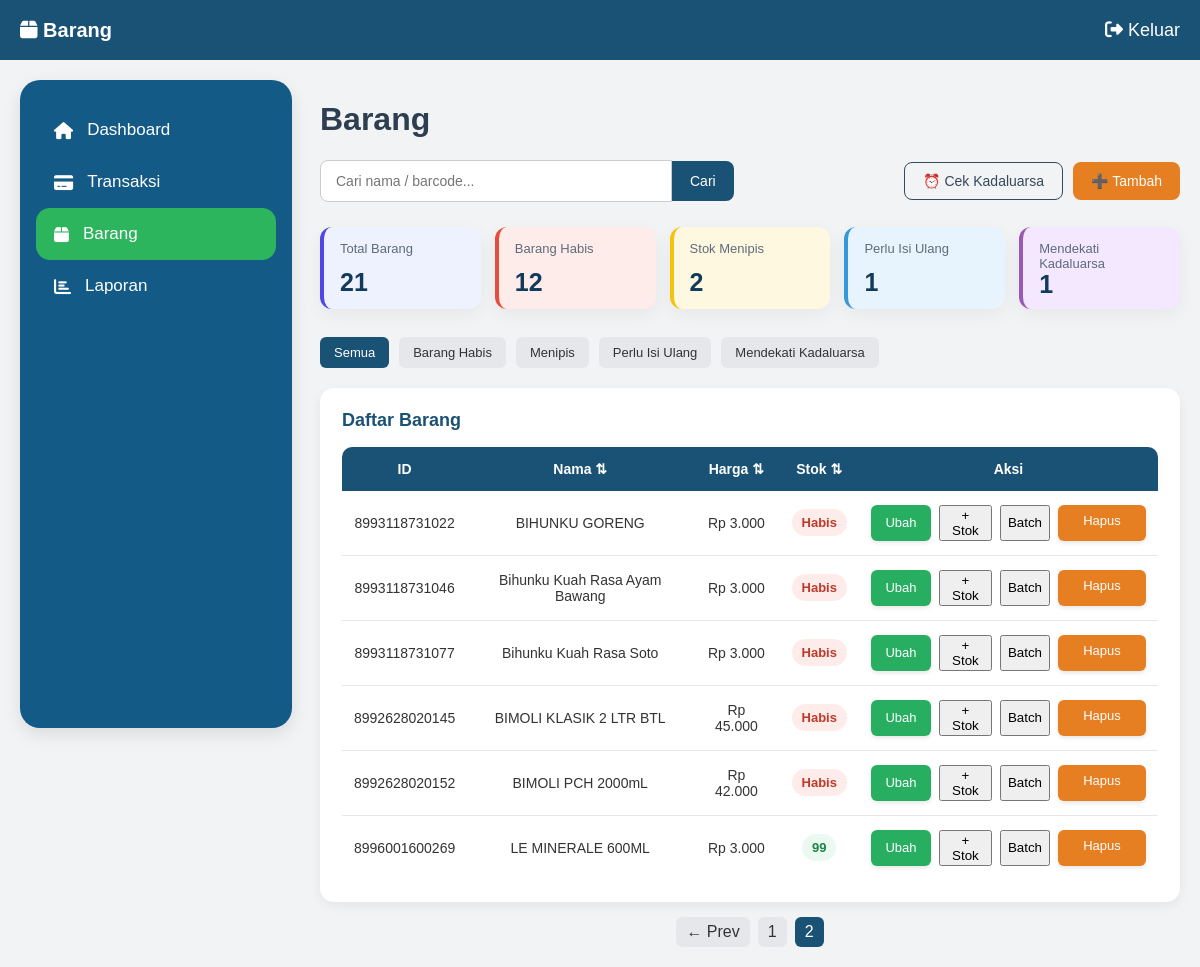
The app's page /barang?page=2&keyword= (signed in), older data.
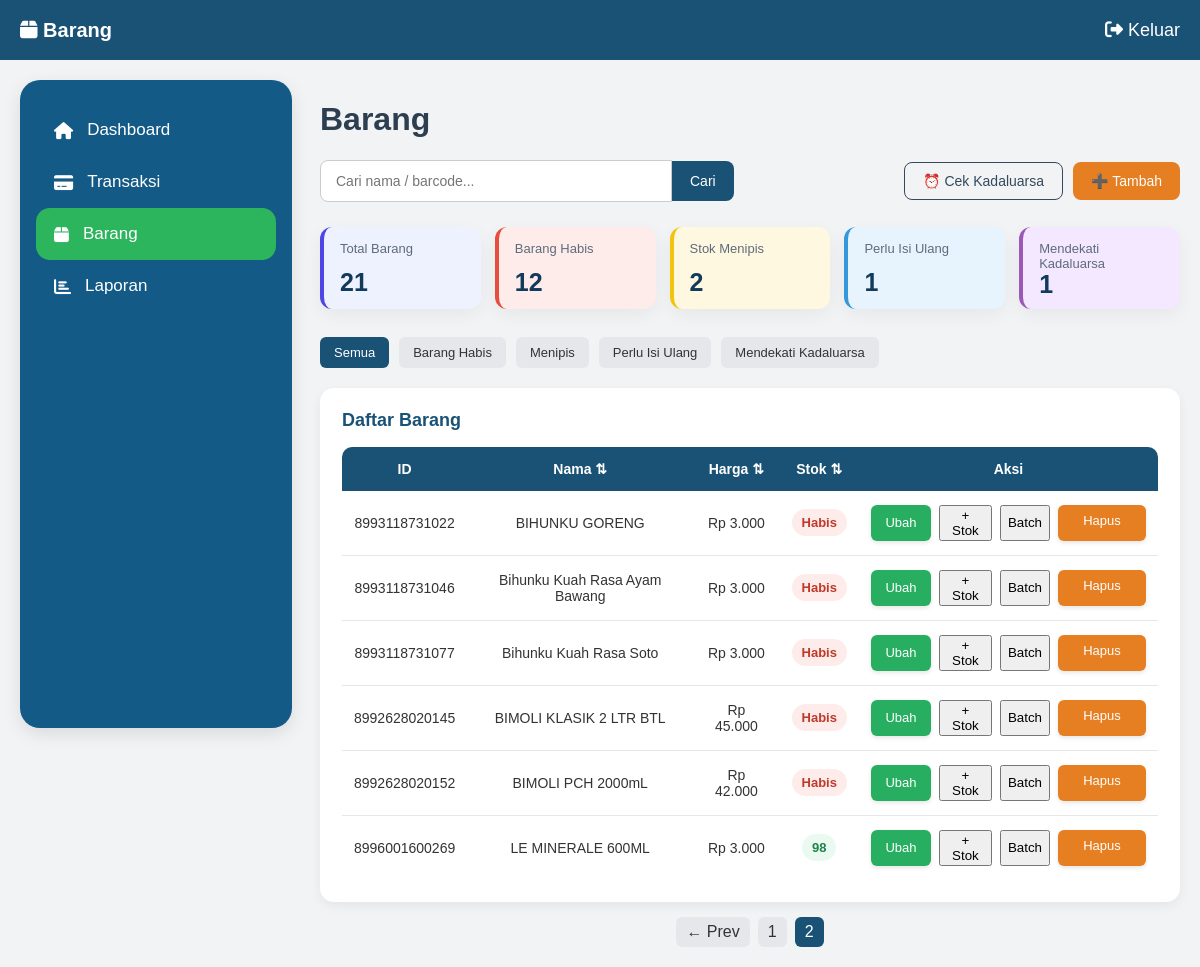
The same page, newer data.
### models.py (models this page shows)
class Barang(db.Model):
    id = db.Column(db.Integer, primary_key=True)
    barcode = db.Column(db.String(100), unique=True)
    nama = db.Column(db.String(100))
    harga = db.Column(db.Integer)
    stok = db.Column(db.Integer)
    expired_date = db.Column(db.Date, nullable=True)

### routes/barang.py (the view)
@barang_bp.route("/barang")
@login_required
def barang():
    keyword = request.args.get("keyword", "")
    filter_type = request.args.get("filter", "all")
    page = request.args.get("page", 1, type=int)
    query = Barang.query
    if keyword:
        query = query.filter(
            (Barang.nama.ilike(f"%{keyword}%")) |
            (Barang.barcode.ilike(f"%{keyword}%"))
        )
    total_barang = query.count()
    barang_habis = query.filter(
        Barang.stok <= 0
    ).count()
    stok_menipis = query.filter(
        Barang.stok > 0,
        Barang.stok <= 5
    ).count()
    restock = query.filter(
        Barang.stok > 5,
        Barang.stok <= 10
    ).count()
    today = date.today()
    limit = today + timedelta(days=30)
    expired_barang_ids = db.session.query(
        BatchBarang.barang_id
    ).filter(
        BatchBarang.expired_date != None,
        BatchBarang.expired_date <= limit,
        BatchBarang.expired_date >= today,
        BatchBarang.stok > 0
    ).distinct()
    expired_dekat = expired_barang_ids.count()
    if filter_type == "habis":
        query = query.filter(
            Barang.stok <= 0
        )
    elif filter_type == "menipis":
        query = query.filter(
            Barang.stok > 0,
            Barang.stok <= 5
        )
    elif filter_type == "restock":
        query = query.filter(
            Barang.stok > 5,
            Barang.stok <= 10
        )
    elif filter_type == "expired":
        query = query.filter(
            Barang.id.in_(expired_barang_ids)
        )
    pagination = query.order_by(
    func.lower(Barang.nama).asc()
    ).paginate(
        page=page,
        per_page=15,
        error_out=False
    )
    barang = pagination.items
    for b in barang:
        expired_terdekat = BatchBarang.query.filter(
            BatchBarang.barang_id == b.id,
            BatchBarang.expired_date != None,
            BatchBarang.expired_date >= today,
            BatchBarang.stok > 0
        ).order_by(
            BatchBarang.expired_date.asc()
        ).first()
        expired_count = BatchBarang.query.filter(
            BatchBarang.barang_id == b.id,
            BatchBarang.expired_date != None,
            BatchBarang.expired_date < today,
            BatchBarang.stok > 0
        ).count()
        b.expired_count = expired_count
        if expired_terdekat:
            b.expired_display = expired_terdekat.expired_date.strftime(
                "%d-%m-%Y"
            )
            b.expired_raw = expired_terdekat.expired_date.strftime(
                "%Y-%m-%d"
            )
        else:
            b.expired_display = "-"
            b.expired_raw = ""
    return render_template(
        "barang/barang.html",
        page_title="Barang",
        page_icon="fa fa-box",
        barang=pagination,
        keyword=keyword,
        filter_type=filter_type,
        total_barang=total_barang,
        barang_habis=barang_habis,
        stok_menipis=stok_menipis,
        restock=restock,
        expired_dekat=expired_dekat
    )

### templates/barang/barang.html (shortened to what the changed rows need)
{% extends "layout/base.html" %}
{% block css %}
<link rel="stylesheet" href="{{ url_for('static', filename='css/barang.css') }}">
{% endblock %}
{% block content %}
<h1 class="page-title">Barang</h1>
<div class="table-container">
  <div class="table-scroll">
    <table class="table-barang">
      <thead>
        <tr>
          <th>ID</th>
          <th class="sortable">Nama ⇅</th>
          <th class="sortable">Harga ⇅</th>
          <th class="sortable">Stok ⇅</th>
          <th>Aksi</th>
        </tr>
      </thead>
      <tbody>
{% for b in barang.items %}
<tr>
  <td>{{ b.barcode }}</td>
  <td>{{ b.nama }}</td>
  <td class="harga-cell" data-harga="{{ b.harga }}">
  </td>
  <td>
    {% if b.stok == 0 %}
      <span class="stok-badge stok-habis">
        Habis
      </span>
    {% elif b.stok <= 5 %}
      <span class="stok-badge stok-menipis">
        {{ b.stok }} tersisa
      </span>
    {% elif b.stok <= 10 %}
      <span class="stok-badge stok-restock">
        {{ b.stok }} restock
      </span>
    {% else %}
      <span class="stok-badge stok-aman">
        {{ b.stok }}
      </span>
   {% endif %}
</td>
  <td>
    <div class="action-buttons">
      <button
        type="button"
        class="btn-edit"
        data-id="{{ b.id }}"
        data-barcode="{{ b.barcode }}"
        data-nama="{{ b.nama }}"
        data-harga="{{ b.harga }}"
        data-stok="{{ b.stok }}"
      >
        Ubah
      </button>
      <button
        type="button"
        class="btn-tambah-stok"
        onclick="openBatchPopup({{ b.id }}, '{{ b.nama }}')"
      >
        + Stok
      </button>
      <button
        type="button"
        class="btn-batch"
        onclick="openDetailBatch({{ b.id }})"
      >
        Batch
      </button>
      <a
        href="/barang/hapus/{{ b.id }}"
        class="btn-hapus btn-delete"
      >
        Hapus
      </a>
    </div>
  </td>
</tr>
{% endfor %}
    </table>
  </div>
</div>
{% endblock %}

Row changes from the older to the newer data that the page shows:
changed Barang "LE MINERALE 600ML": stok "99" → "98"
